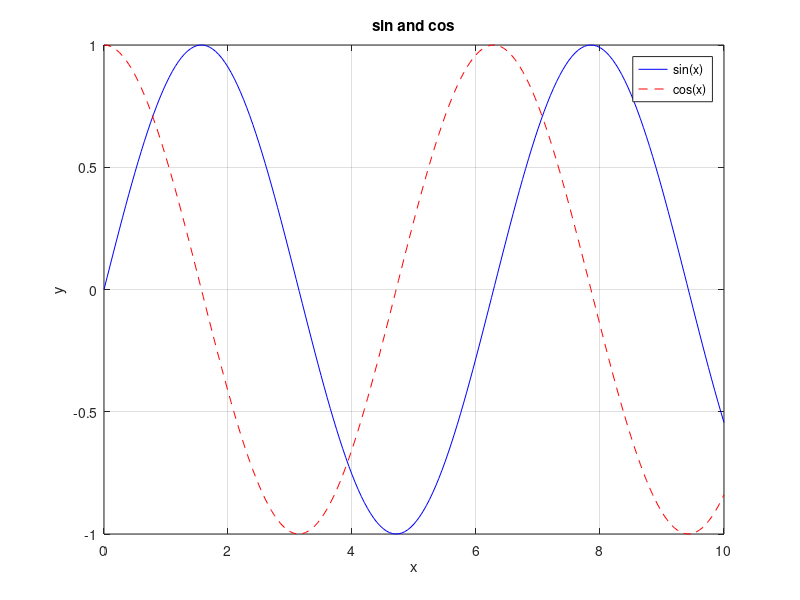

Write the MATLAB code that produced this figure.
% Two curves on the same axes via hold on.
x  = 0:0.05:10;
y1 = sin(x);
y2 = cos(x);

figure;
plot(x, y1, 'b-');
hold on;
plot(x, y2, 'r--');
title('sin and cos');
xlabel('x');
ylabel('y');
legend({'sin(x)', 'cos(x)'});
grid on;
saveas(gcf, '/tmp/plot_multi.png');
